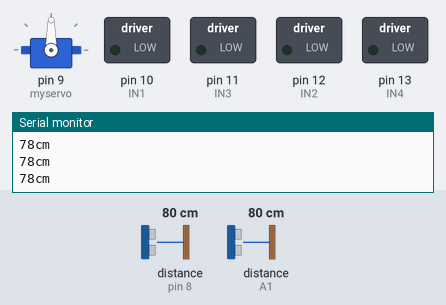
The sketch below on a simulated Arduino Uno, built with avr-gcc and run on an emulated ATmega328P. On the bench: servo, switched loads named in the sketch (green lamp = pin HIGH), the last lines printed to the serial monitor. Wiring (inferred from the names in the program): 2 × ultrasonic range finder: trigger pin 7, echo pin 8 / trigger A0, echo A1. Inputs (shaded band) come from the test bench; at power-on: distance to the obstacle (sensors on pin 8, A1) 80 cm. The echo pulse lasts 58.3 µs per cm; pins used as bus, display or sensor lines are not drawn.

Above: at 1.2 s.
1.3 s: distance to the obstacle (sensor on pin 8) set to 8 cm
3.6 s: distance to the obstacle (sensor on pin 8) set to 5 cm
At 5.51 s:
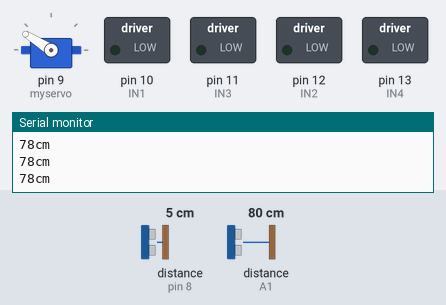
At 6.5 s:
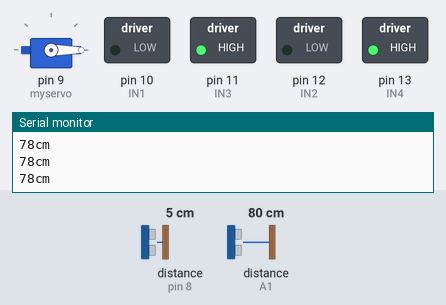
6.6 s: distance to the obstacle (sensor on A1) set to 2 cm
At 17.3 s:
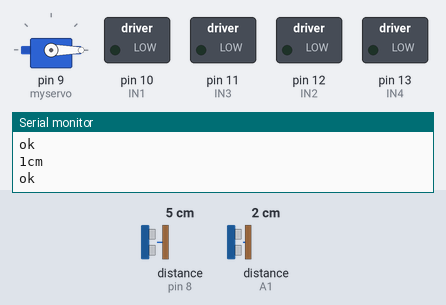
Timing chart, 0 to 18.6 s (numbered marks = the images above; inputs shaded):
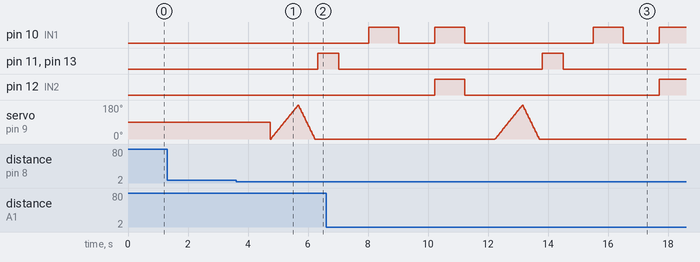

Measured:
- the behaviour switches between 7 and 6 cm on distance to the obstacle (sensor on pin 8) (found by bisection; images 0 and 1)
- after the input at 3.6 s, pin 11 (IN3), pin 13 (IN4): LOW → HIGH after 2.7 s
- after the input at 6.6 s, pin 12 (IN2): LOW → HIGH after 3.6 s, → LOW 1.0 s later, → HIGH 6.5 s later
- by itself, servo on pin 9 (myservo): rises from 0° to 179° in 0.92 s, then falls to 0° in 0.55 s

The sketch:

sketch_nov14a.ino
```cpp
#include <Servo.h>

Servo myservo; //define servo

//motor define
int IN1 = 10;
int IN2 = 12;

//bumper define
int IN3 = 11;
int IN4 = 13;

//cup input
int trig_a = A0;
int echo_a = A1;

//servo start moving by censor
int trig_b = 7;
int echo_b = 8;
int pos = 0;

//move servo
void servoMove() {
      for (pos = 0; pos <= 180; pos += 1) {
        myservo.write(pos);
        delay(5);
      }
      for (pos = 180; pos >= 0; pos -= 1) {
        myservo.write(pos);
        delay(3);
      }
}

//stop motor
void Stop() {
	analogWrite(IN1, 0);
	digitalWrite(IN2, LOW);
}

//motor run foward
void Foward() {

	analogWrite(IN1, 255);
	digitalWrite(IN2, HIGH);

}

// motor run in reverse
void Reverse() {
	analogWrite(IN1, 255);
	digitalWrite(IN2, LOW);
}

//bumper
void Bump(){
  analogWrite(IN3, 255);
  digitalWrite(IN4, HIGH);
}

void StopBump(){
  analogWrite(IN3, 0);
  digitalWrite(IN4, LOW);
}

void setup()
{
    Serial.begin(9600);     // baurate 9600

    //motor
    pinMode(IN1, OUTPUT); //speed
	  pinMode(IN2, OUTPUT); //direction

    //bumper
    pinMode(IN3, OUTPUT); //energy
	  pinMode(IN4, OUTPUT); // bump

    // user input censor
    pinMode(trig_a,OUTPUT);   // trig for send signal
    pinMode(echo_a,INPUT);   // echo for receive signal

    // servo censor
    pinMode(trig_b,OUTPUT);   // trig for send signal
    pinMode(echo_b,INPUT);   // echo for receive signal

    myservo.attach(9); //attach servo to pin 9
}

void loop()
{
    unsigned long duration_a; // time variable for user input censor
    unsigned long duration_b; // time variable for servo censor

    int distance_a;           // distance variable for user input censor
    int distance_b;           // distance varible for servo censor

    // user input censor
    digitalWrite(trig_a,0);
    delayMicroseconds(2);
    digitalWrite(trig_a,1);
    delayMicroseconds(5);
    digitalWrite(trig_a,0);

    duration_a = pulseIn(echo_a,HIGH);
    distance_a = int(duration_a/2/29.412);


    // servo censor
    digitalWrite(trig_b,0);
    delayMicroseconds(2);
    digitalWrite(trig_b,1);
    delayMicroseconds(5);
    digitalWrite(trig_b,0);

    duration_b = pulseIn(echo_b,HIGH);
    distance_b = int(duration_b/2/29.412);

    // start moving if see user put the cup in
    if (distance_a <= 5){
      Serial.println("ok");
      delay(1000);

      Foward();
      delay(1000);
      Stop();
    }
    // if servo censor detect object that close or equal 5cm, start the action
    if (distance_b <= 5){
      delay(1000);

      servoMove();
      delay(100);

      Bump();
      delay(700);
      StopBump();

      Stop();
      delay(1000);

      Reverse();
      delay(1000);
      Stop();
    }
    //test
    Serial.print(distance_a);
    Serial.println("cm");
    delay(200);
}
```
